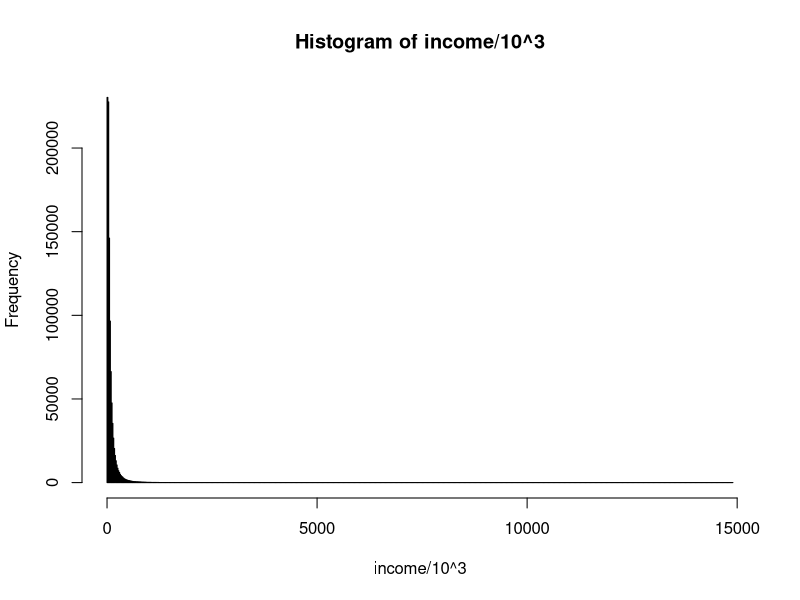
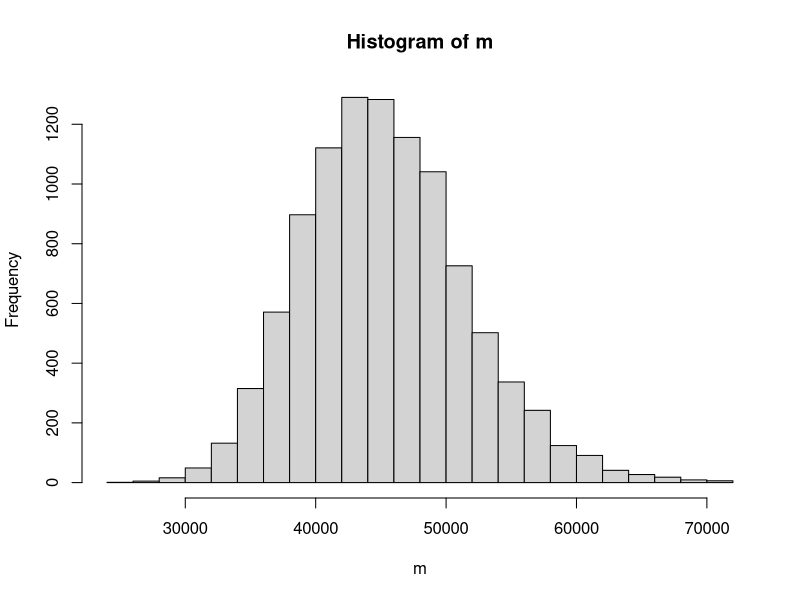
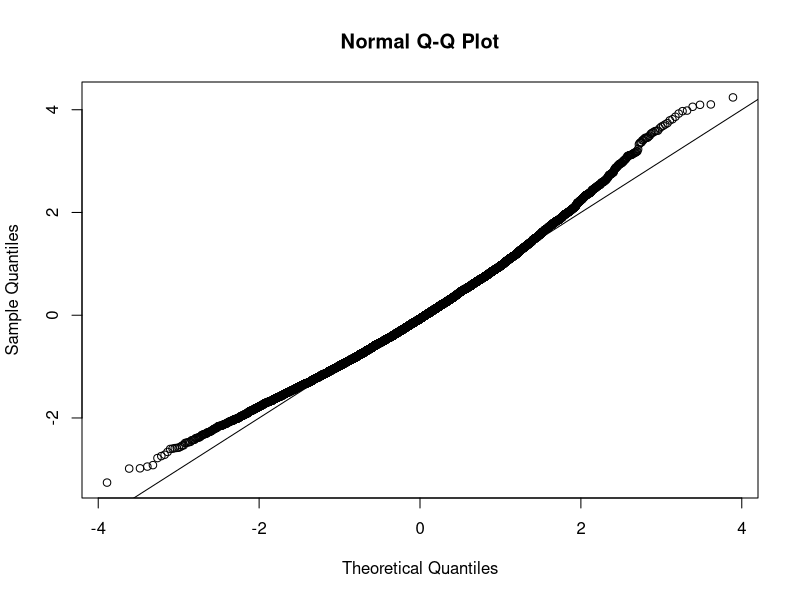

Reproduce these figures in R, in order.
#Statistical Inference 10: Bootstrap

#10.1 median income example
set.seed(1995)
n <- 10^6
income <- 10^(rnorm(n, log10(45000), log10(3)))
hist(income/10^3, nclass = 1000)

m <- median(income)
m
#> [1] 44939
 
#> if access to whole application is unavailable a sample
#> can be used instead
N<-100
x<-sample(income, N)
median(x)
#[1] 38461.33

#10.2 confidence intervals for the median
library(gridExtra)
B<-10^4
m<-replicate(B, {
  x<-sample(income, N)
  median(x)
})
hist(m, nclass=30)
qqnorm(scale(m)); abline(0,1)

#when we don't have the distribution we used the central
#limit theorem
median(x) + 1.96*sd(x)/sqrt(N)*c(-1,1)
#[1] 21017.93 55904.72
#comparing the above clt given a known distribution confidence
# interval
quantile(m, c(.025, .975))
#2.5%    97.5% 
#34607.70 58802.04 

#Bootstrap allows resampling of the sample using a monte carlo
#simulation with replacement then taking the median of the
#simulation.  The simulation takes the same size as the original
#dataset
B<-10^4
m_star<-replicate(B, {
  x_star<-sample(x, N, replace=TRUE)
  median(x_star)
})

#bootstrap mimics confidence interval below using the simulation
#median.  The results are very close to the theoretical 
#distribution.
quantile(m_star, c(0.025, 0.975))
#2.5%    97.5% 
#30252.87 57046.02 

#10.3 exercises
#1. Generate a random dataset like this:
y<-rnorm(100, 0, 1)
median(y)
#[1] -0.01357456

#Estimate the 75th quantile, which we know is:
qnorm(.75)
#[1] 0.6744898

#with the sample quantile:
quantile(y, .75)
#Run a monte carlo simulation to learn the expected value and 
#standard error of this random variable.
# Set parameters
n <- 100              # Sample size
B <- 10000            # Number of simulations
quantile_vals <- numeric(B)  # Storage for quantile estimates

# Run Monte Carlo simulation
set.seed(123)         # For reproducibility
for (i in 1:B) {
  y <- rnorm(n, 0, 1)
  quantile_vals[i] <- quantile(y, 0.75)
}

# Analyze results
expected_value <- mean(quantile_vals)
standard_error <- sd(quantile_vals)

# Output
cat("Expected value of 75th quantile:", expected_value, "\n")
cat("Standard error:", standard_error, "\n")
